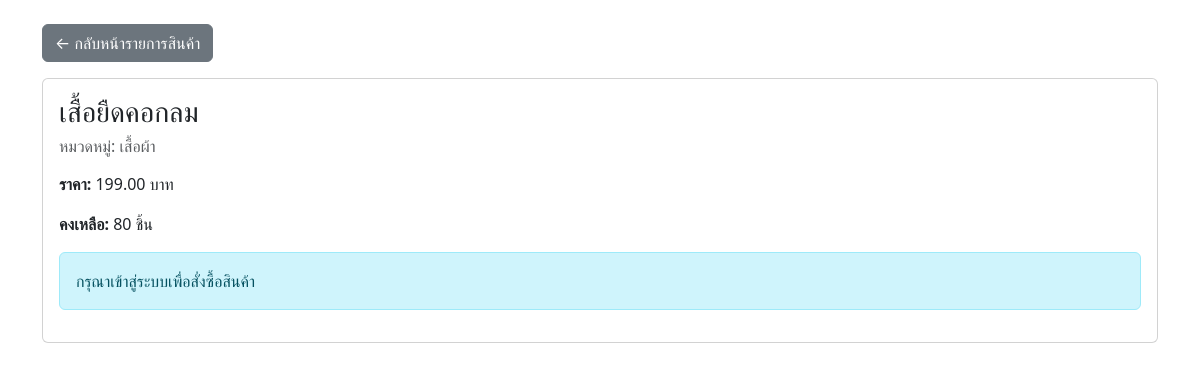
Page /product_detail.php?id=3 on the committed database.
### tables this page shows
CREATE TABLE IF NOT EXISTS products (
    product_id INT AUTO_INCREMENT PRIMARY KEY,
    product_name VARCHAR(150) NOT NULL,
    description TEXT,
    price DECIMAL(10,2) NOT NULL,
    stock INT DEFAULT 0,
    category_id INT,
    created_at TIMESTAMP DEFAULT CURRENT_TIMESTAMP,
    FOREIGN KEY (category_id) REFERENCES categories(category_id) ON DELETE SET NULL
);

CREATE TABLE IF NOT EXISTS categories (
    category_id INT AUTO_INCREMENT PRIMARY KEY,
    category_name VARCHAR(100) NOT NULL
);

### product_detail.php (the view, shortened to what this page needs)
<?php
require_once 'config.php';
$product_id = $_GET['id'];
$stmt = $conn->prepare("SELECT p.*, c.category_name
    FROM products p
    LEFT JOIN categories c ON p.category_id = c.category_id
    WHERE p.product_id = ?");
    $stmt->execute([$product_id]);
$product = $stmt->fetch(PDO::FETCH_ASSOC);
$isLoggedIn = isset($_SESSION['user_id']);
?>
<!DOCTYPE html>
<html lang="th">
<head>
    <link href="https://cdn.jsdelivr.net/npm/bootstrap@5.3.0/dist/css/bootstrap.min.css" rel="stylesheet">
</head>
<body class="container mt-4">
    <a href="test.php" class="btn btn-secondary mb-3">← กลับหน้ารายการสินค้า</a>
    <div class="card">
        <div class="card-body">
            <h3 class="card-title"><?= htmlspecialchars($product['product_name']) ?></h3>
            <h6 class="text-muted">หมวดหมู่: <?= htmlspecialchars($product['category_name']) ?></h6>
            <p><strong>ราคา:</strong> <?= htmlspecialchars($product['price']) ?> บาท</p>
            <p><strong>คงเหลือ:</strong> <?= htmlspecialchars($product['stock']) ?> ชิ้น </p>
            <?php if ($isLoggedIn): ?>
            <form form action="cart.php" method="post" class="mt-3">
                <input type="hidden" name="product_id" value="<?= $product['product_id'] ?>">
                <label for="quantity">จำนวน:</label>
                <input type="number" name="quantity" id="quantity" value="1" min="1" max="<?=
                    $product['stock'] ?>" required>
                <button type="submit" class="btn btn-success">เพิ่มในตะกร้า</button>
            </form>
            <?php else: ?>
            <div class="alert alert-info mt-3">กรุณาเข้าสู่ระบบเพื่อสั่งซื้อสินค้า</div>
            <?php endif; ?>
        </div>
    </div>
</body>
</html>

### rows in the picture
products: product_name "เสื้อยืดคอกลม", category.category_name "เสื้อผ้า", price "199.00", stock "80"
